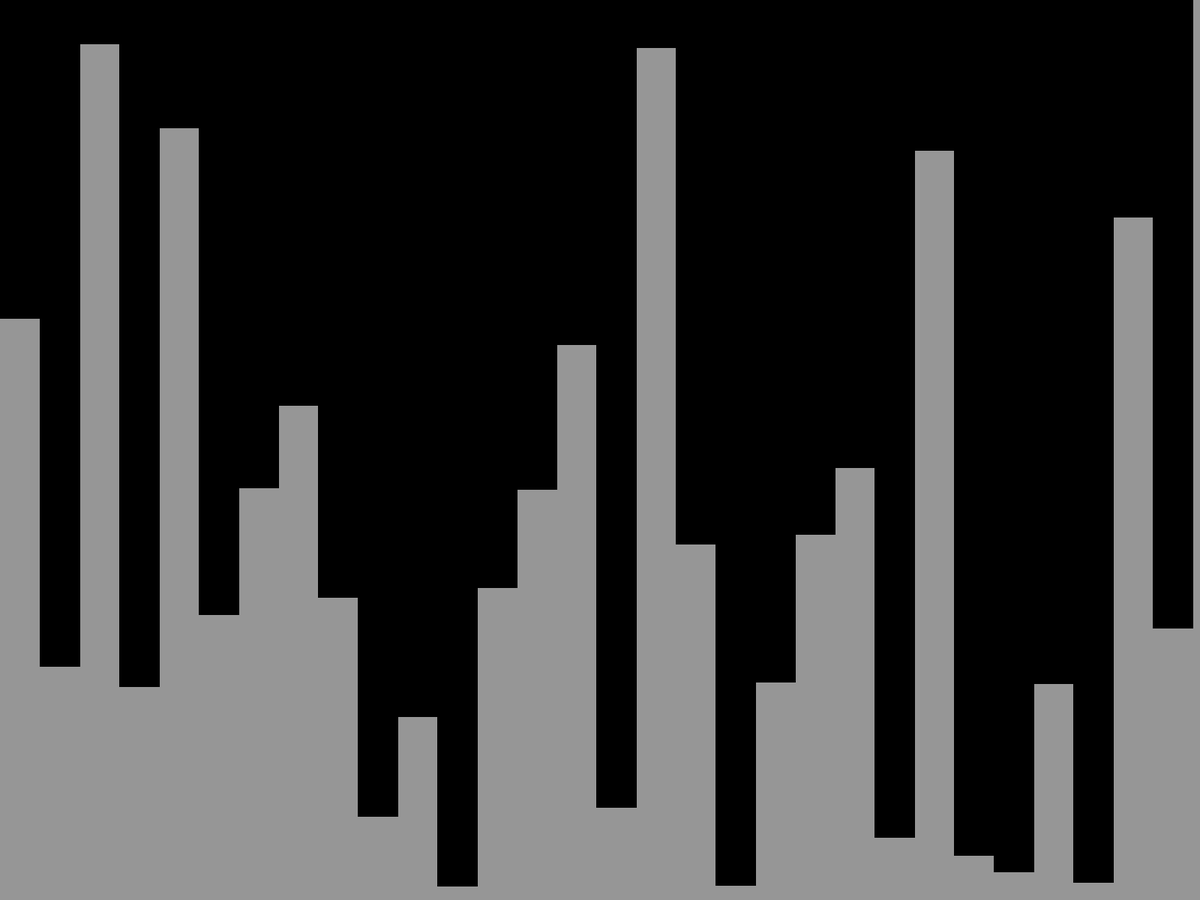
Frame 1 (no input)
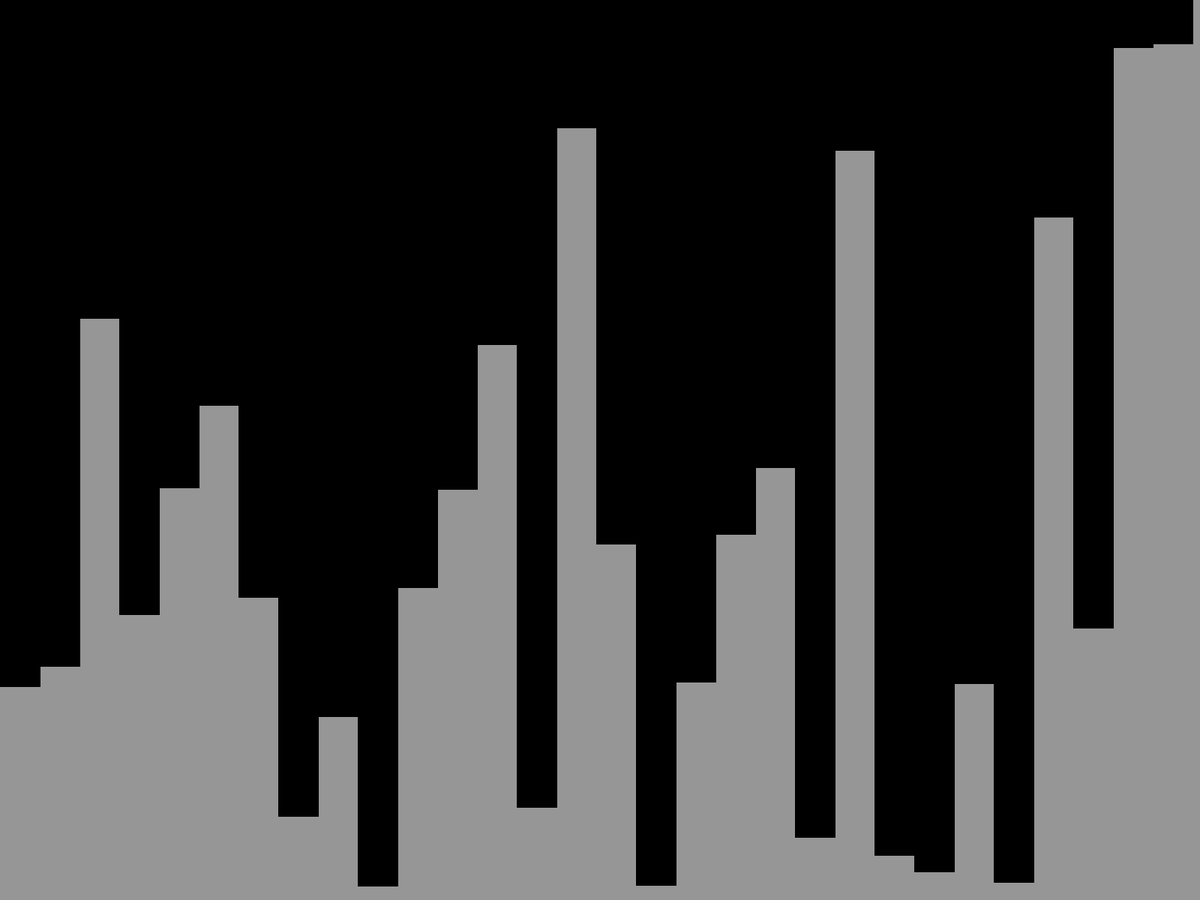
Frame 60 (the mouse pressed at the canvas centre just before this capture)
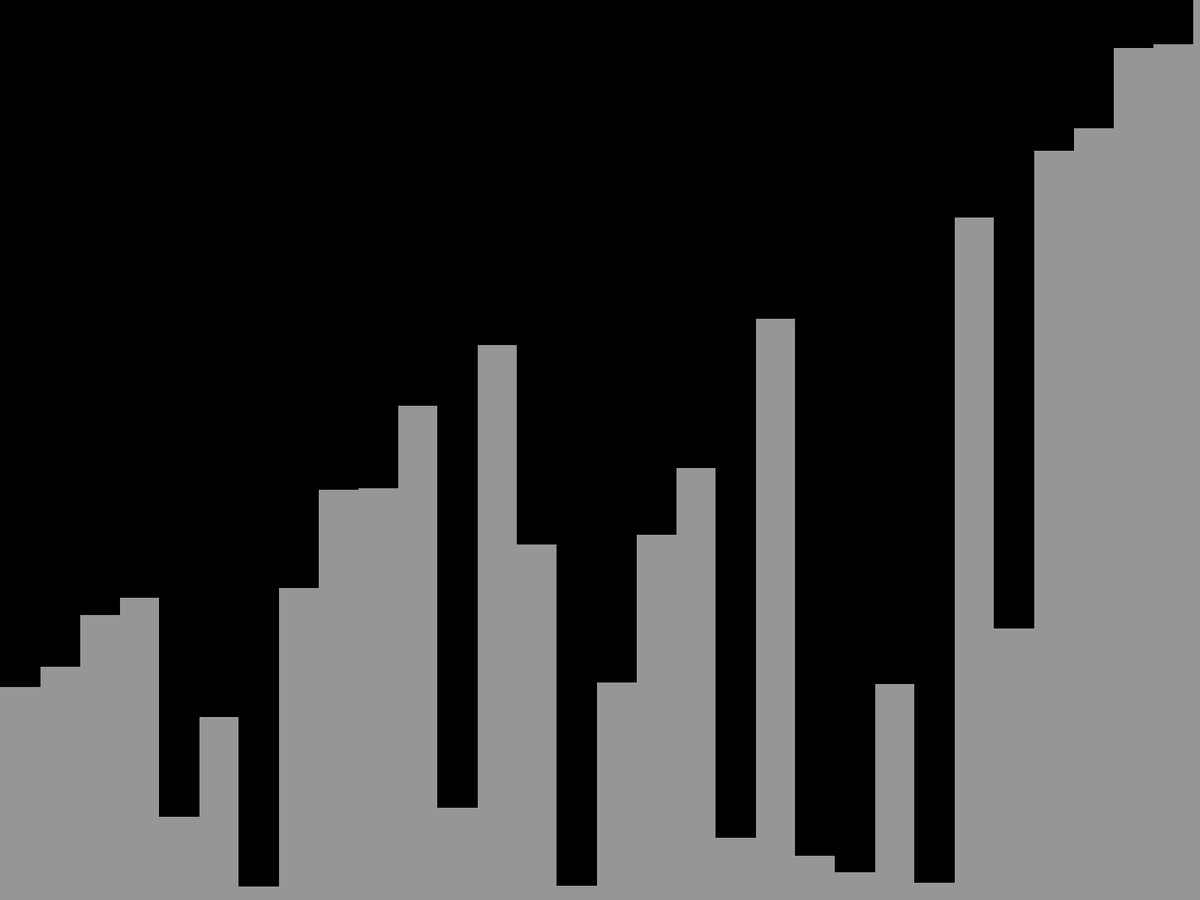
Frame 120 (the mouse held since frame 60 and released just before this capture)

The Processing sketch that drew these frames (run headless with seeded random() and noise(); from frame 60 on, the mouse is pressed at the canvas centre):

// Processing sketch: visualisationTriBulle
// ── visualisationTriBulle.pde
float[] listeValeurs;
int i = 0;
int j = 0;
int L = 0;
int nombreValeurs = 30;
float largeur;

void setup(){
  
 fullScreen();
 stroke(0);
 fill(0);
 
 listeValeurs = new float[nombreValeurs];
 
 for(int i=0; i < listeValeurs.length; i++){
  
   listeValeurs[i] = random(height);
   
 }
 
 L = listeValeurs.length;
 
 largeur = width/nombreValeurs;
 
}

void draw(){
  
 background(150,150,150);
 afficherListe(listeValeurs);
 
 float a = listeValeurs[j];
 float b = listeValeurs[j+1];
 
 if(a>b){
  
   echanger(listeValeurs,j,j+1);
   
 }
 
 if(j>(L-i-3)){
  
   j = -1;
   i = i+1;
   
 }
 
 if(i > L - 1){
  
   noLoop();
   
 }
 
 j = j+1;
 
}

void afficherListe(float[] l){
  
  for(int i=0; i < l.length; i++){
  
    rect(i*largeur,0,largeur,height - l[i]);
   
  }
  
}

void echanger(float[] l, int i1, int i2){
  
  float aux = l[i1];
  l[i1] = l[i2];
  l[i2] = aux;
  
}
